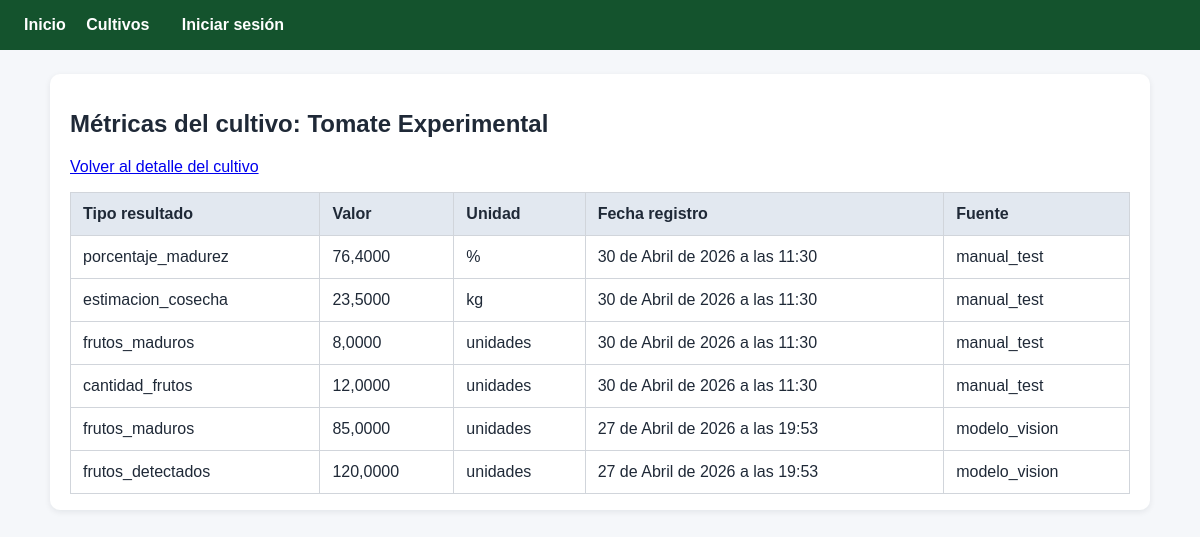
Page /metricas/cultivo/1/ on the committed database.
### cultivos/models.py (models this page shows, shortened)
class Cultivo(models.Model):
	usuario = models.ForeignKey(User, on_delete=models.CASCADE, related_name='cultivos')
	nombre = models.CharField(max_length=200)
	tipo_fruto = models.CharField(max_length=100)
	ubicacion = models.CharField(max_length=255)
	latitud = models.DecimalField(max_digits=10, decimal_places=6, null=True, blank=True)
	longitud = models.DecimalField(max_digits=10, decimal_places=6, null=True, blank=True)
	area_sembrada = models.DecimalField(max_digits=10, decimal_places=2)
	fecha_siembra = models.DateField()
	descripcion = models.TextField(blank=True)
	created_at = models.DateTimeField(auto_now_add=True)
	updated_at = models.DateTimeField(auto_now=True)

### metricas/models.py (models this page shows, shortened)
class Metrica(models.Model):
    cultivo = models.ForeignKey('cultivos.Cultivo', on_delete=models.CASCADE, related_name='metricas')
    lote = models.ForeignKey('lotes.Lote', on_delete=models.CASCADE, related_name='metricas', null=True, blank=True)
    TIPOS_RESULTADO = [
        ('cantidad_frutos', 'Cantidad de frutos'),
        ('frutos_maduros', 'Frutos maduros'),
        ('estimacion_cosecha', 'Estimación de cosecha'),
        ('porcentaje_madurez', 'Porcentaje de madurez'),
    ]
    tipo_resultado = models.CharField(max_length=100, choices=TIPOS_RESULTADO)
    valor = models.DecimalField(max_digits=12, decimal_places=4)
    unidad = models.CharField(max_length=50, blank=True)
    fecha_registro = models.DateTimeField()
    descripcion = models.TextField(blank=True)
    fuente = models.CharField(max_length=100, default='modelo_vision')
    created_at = models.DateTimeField(auto_now_add=True)

### metricas/views.py (the view)
# urls.py: path('cultivo/<int:cultivo_id>/', views.metricas_por_cultivo, name='lista_por_cultivo'),
def metricas_por_cultivo(request, cultivo_id):
	cultivo = get_object_or_404(Cultivo, pk=cultivo_id)
	metricas = cultivo.metricas.select_related('lote').order_by('-fecha_registro', '-created_at')
	contexto = {
		'cultivo': cultivo,
		'metricas': metricas,
	}
	return render(request, 'metricas/lista.html', contexto)

### metricas/templates/metricas/lista.html (shortened to what this page needs)
{% extends 'base.html' %}
{% block content %}
<section class="card">
    <h1>Métricas del cultivo: {{ cultivo.nombre }}</h1>
    <p><a href="{% url 'cultivos:detalle' cultivo.id %}">Volver al detalle del cultivo</a></p>
    {% if metricas %}
        <table>
            <thead>
                <tr>
                    <th>Tipo resultado</th>
                    <th>Valor</th>
                    <th>Unidad</th>
                    <th>Fecha registro</th>
                    <th>Fuente</th>
                </tr>
            </thead>
            <tbody>
                {% for metrica in metricas %}
                <tr>
                    <td>{{ metrica.tipo_resultado }}</td>
                    <td>{{ metrica.valor }}</td>
                    <td>{{ metrica.unidad|default:'-' }}</td>
                    <td>{{ metrica.fecha_registro }}</td>
                    <td>{{ metrica.fuente }}</td>
                </tr>
                {% endfor %}
            </tbody>
        </table>
    {% else %}
        <p class="empty">Este cultivo todavía no tiene métricas registradas.</p>
    {% endif %}
</section>
{% endblock %}

### templates/base.html (shortened to what this page needs)
<!DOCTYPE html>
<html lang="es">
<head>
</head>
<body>
    <header>
        <nav>
            <a href="{% url 'home' %}">Inicio</a>
            <a href="{% url 'cultivos:lista' %}">Cultivos</a>
            {% if request.user.is_authenticated %}
                <span style="margin-left:1rem;color:#f3f4f6">|</span>
                <span style="margin-left:0.5rem; color: #fff; font-weight:600">{{ request.user.username }}</span>
                <a style="margin-left:0.75rem; color: white;" href="{% url 'logout' %}">Cerrar sesión</a>
            {% else %}
                <a style="margin-left:0.75rem; color: white;" href="{% url 'login' %}">Iniciar sesión</a>
            {% endif %}
        </nav>
    </header>
    <main>
        {% block content %}{% endblock %}
    </main>
</body>
</html>

### templates/base.html (style rules this page uses)
body { font-family: Arial, sans-serif; margin: 0; color: #1f2937; background: #f5f7fa; }
header { background: #14532d; color: white; padding: 1rem 1.5rem; }
nav a { color: white; margin-right: 1rem; text-decoration: none; font-weight: 600; }
main { max-width: 1100px; margin: 0 auto; padding: 1.5rem; }
.card { background: white; border-radius: 10px; padding: 1rem 1.25rem; margin-bottom: 1rem; box-shadow: 0 2px 6px rgba(15, 23, 42, 0.08); }
table { width: 100%; border-collapse: collapse; background: white; }
th, td { border: 1px solid #d1d5db; padding: 0.75rem; text-align: left; }
th { background: #e2e8f0; }

### rows in the picture
Cultivo: nombre "Tomate Experimental"
Metrica: tipo_resultado "porcentaje_madurez", valor "76,4000", unidad "%", fecha_registro "30 de Abril de 2026 a las 11:30", fuente "manual_test"
Metrica: tipo_resultado "estimacion_cosecha", valor "23,5000", unidad "kg", fecha_registro "30 de Abril de 2026 a las 11:30", fuente "manual_test"
Metrica: tipo_resultado "frutos_maduros", valor "8,0000", unidad "unidades", fecha_registro "30 de Abril de 2026 a las 11:30", fuente "manual_test"
Metrica: tipo_resultado "cantidad_frutos", valor "12,0000", unidad "unidades", fecha_registro "30 de Abril de 2026 a las 11:30", fuente "manual_test"
Metrica: tipo_resultado "frutos_maduros", valor "85,0000", unidad "unidades", fecha_registro "27 de Abril de 2026 a las 19:53", fuente "modelo_vision"
Metrica: tipo_resultado "frutos_detectados", valor "120,0000", unidad "unidades", fecha_registro "27 de Abril de 2026 a las 19:53", fuente "modelo_vision"
